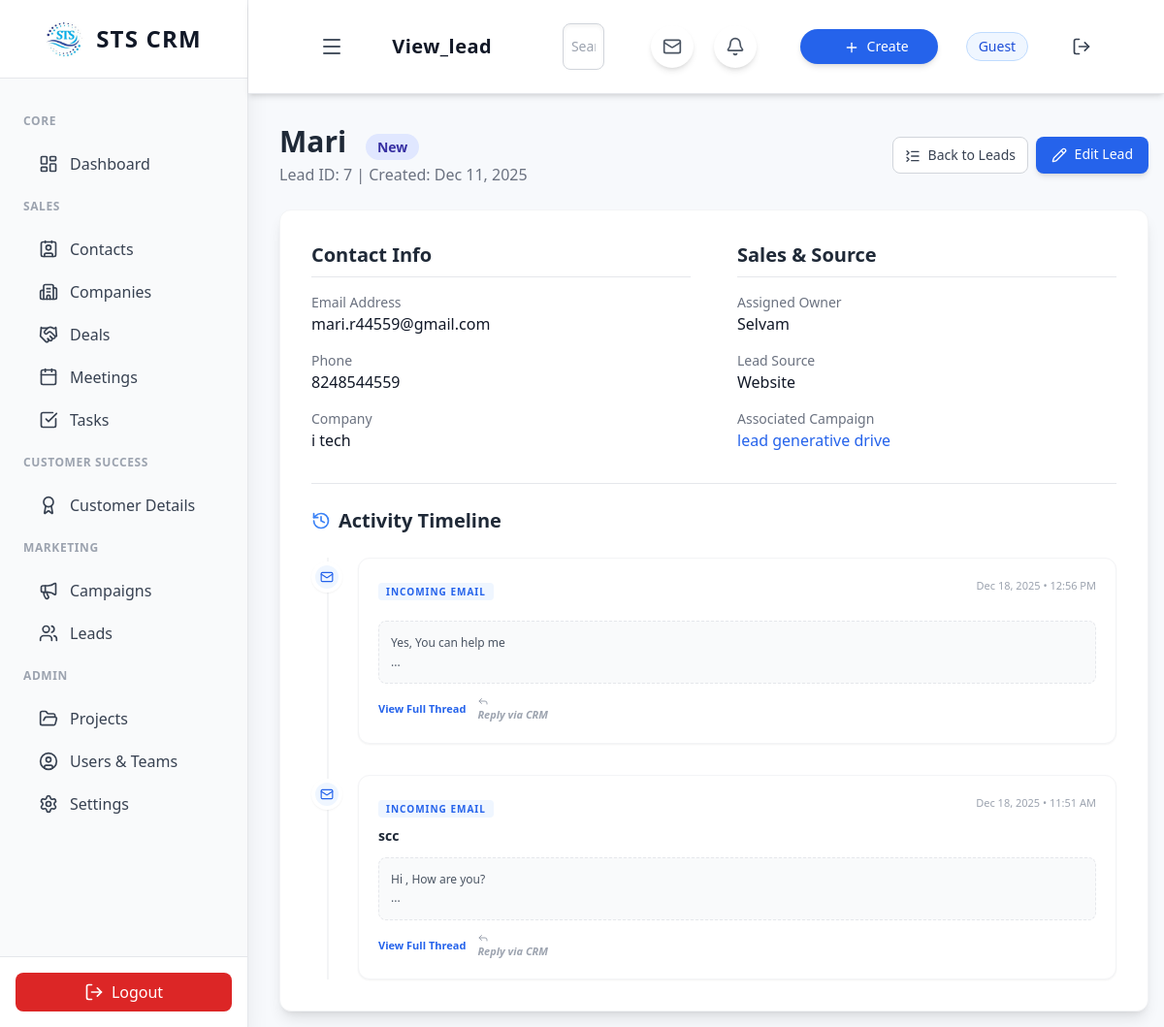
The page /view_lead.php?id=7 on the database its author committed.
### tables this page shows
CREATE TABLE `leads` (
  `id` int(11) UNSIGNED NOT NULL,
  `name` varchar(255) NOT NULL,
  `company` varchar(255) DEFAULT NULL,
  `email` varchar(255) NOT NULL,
  `phone` varchar(50) DEFAULT NULL,
  `status` enum('New','Attempted','Contacted','Qualified','Unqualified','Converted') DEFAULT 'New',
  `source` varchar(100) DEFAULT NULL,
  `owner_id` int(11) UNSIGNED DEFAULT NULL,
  `created_at` timestamp NOT NULL DEFAULT current_timestamp(),
  `updated_at` timestamp NOT NULL DEFAULT current_timestamp() ON UPDATE current_timestamp(),
  `campaign_id` int(11) UNSIGNED DEFAULT NULL,
  `reminder_date` date DEFAULT NULL,
  `reminder_done` tinyint(1) NOT NULL DEFAULT 0,
  `remarks` varchar(500) DEFAULT NULL
);

CREATE TABLE `users` (
  `id` int(11) UNSIGNED NOT NULL,
  `name` varchar(255) NOT NULL,
  `email` varchar(255) NOT NULL,
  `password` varchar(255) NOT NULL COMMENT 'Stores the hashed password',
  `role` varchar(50) NOT NULL DEFAULT 'user' COMMENT 'e.g., admin, user, manager',
  `created_at` datetime DEFAULT current_timestamp(),
  `status` varchar(20) NOT NULL DEFAULT 'Active',
  `team` varchar(100) DEFAULT NULL,
  `email_provider` varchar(50) DEFAULT 'None',
  `email_signature` text DEFAULT NULL,
  `monthly_quota` decimal(15,2) DEFAULT 0.00,
  `email_sync` int(255) DEFAULT NULL,
  `email_password` varchar(500) DEFAULT NULL
);

CREATE TABLE `campaigns` (
  `id` int(11) UNSIGNED NOT NULL,
  `name` varchar(255) NOT NULL,
  `goal` text NOT NULL,
  `start_date` date NOT NULL,
  `end_date` date NOT NULL,
  `budget` decimal(10,2) NOT NULL,
  `status` enum('Planned','Running','Completed','Canceled') DEFAULT 'Planned',
  `created_at` timestamp NOT NULL DEFAULT current_timestamp()
);

CREATE TABLE `crm_emails` (
  `id` int(11) NOT NULL,
  `user_id` int(11) NOT NULL,
  `message_id` varchar(255) DEFAULT NULL,
  `sender_email` varchar(255) DEFAULT NULL,
  `subject` varchar(255) DEFAULT NULL,
  `body` text DEFAULT NULL,
  `received_at` datetime DEFAULT NULL,
  `status` varchar(20) DEFAULT 'unread',
  `is_read` tinyint(1) DEFAULT 0
);

### view_lead.php (the view, shortened to what this page needs)
<?php
include 'api/db.php';
$lead_id = isset($_GET['id']) ? (int)$_GET['id'] : 0;
$lead_sql = "
    SELECT
        l.*,
        u.name AS owner_name,
        c.name AS campaign_name
    FROM leads l
    LEFT JOIN users u ON l.owner_id = u.id
    LEFT JOIN campaigns c ON l.campaign_id = c.id
    WHERE l.id = ?
";
$stmt = $conn->prepare($lead_sql);
$stmt->bind_param("i", $lead_id);
$stmt->execute();
$lead_result = $stmt->get_result();
$lead = $lead_result->fetch_assoc();
?>
<?php
$status_class = match ($lead['status']) {
    'New' => 'bg-indigo-100 text-indigo-800',
    'Attempted' => 'bg-yellow-100 text-yellow-800',
    'Contacted' => 'bg-blue-100 text-blue-800',
    'Qualified' => 'bg-green-100 text-green-800',
    default => 'bg-gray-100 text-gray-800',
};
?>
<div class="flex flex-col sm:flex-row justify-between items-start sm:items-center mb-6">
    <div>
        <h1 class="text-3xl font-bold text-gray-800">
            <?= htmlspecialchars($lead['name']) ?>
            <span class="px-3 py-1 text-sm rounded-full font-semibold <?= $status_class ?> ml-3">
                <?= htmlspecialchars($lead['status']) ?>
            </span>
        </h1>
        <p class="text-gray-500 mt-1">Lead ID: <?= $lead['id'] ?> | Created: <?= date('M d, Y', strtotime($lead['created_at'])) ?></p>
    </div>
    <div class="mt-4 sm:mt-0 flex space-x-2">
        <a href="leads.php" class="px-3 py-2 text-sm font-medium rounded-lg border border-gray-300 bg-white text-gray-700 hover:bg-gray-100 transition">
            <i data-lucide="list-collapse" class="w-4 h-4 inline mr-1"></i> Back to Leads
        </a>
        <a href="edit_lead.php?id=<?= $lead_id ?>" class="px-4 py-2 text-sm font-medium rounded-lg
                                             bg-blue-600 hover:bg-blue-800 text-white transition duration-150 shadow-md">
            <i data-lucide="pencil" class="w-4 h-4 inline mr-1"></i> Edit Lead
        </a>
    </div>
</div>
<div class="bg-white rounded-xl shadow-lg border border-gray-100 p-8">
    <div class="grid grid-cols-1 md:grid-cols-2 gap-x-12 gap-y-6">
        <div class="space-y-4">
            <h2 class="text-xl font-semibold text-gray-800 border-b pb-2 mb-4">Contact Info</h2>
            <div>
                <p class="text-sm font-medium text-gray-500">Email Address</p>
                <p class="text-base text-gray-900"><?= htmlspecialchars($lead['email']) ?></p>
            </div>
            <div>
                <p class="text-sm font-medium text-gray-500">Phone</p>
                <p class="text-base text-gray-900"><?= htmlspecialchars($lead['phone'] ?: 'N/A') ?></p>
            </div>
            <div>
                <p class="text-sm font-medium text-gray-500">Company</p>
                <p class="text-base text-gray-900"><?= htmlspecialchars($lead['company'] ?: 'N/A') ?></p>
            </div>
        </div>
        <div class="space-y-4">
            <h2 class="text-xl font-semibold text-gray-800 border-b pb-2 mb-4">Sales & Source</h2>
            <div>
                <p class="text-sm font-medium text-gray-500">Assigned Owner</p>
                <p class="text-base text-gray-900"><?= htmlspecialchars($lead['owner_name'] ?: 'Unassigned') ?></p>
            </div>
            <div>
                <p class="text-sm font-medium text-gray-500">Lead Source</p>
                <p class="text-base text-gray-900"><?= htmlspecialchars($lead['source']) ?></p>
            </div>
            <div>
                <p class="text-sm font-medium text-gray-500">Associated Campaign</p>
                <?php if ($lead['campaign_name']): ?>
                    <a href="analyze_campaign.php?id=<?= $lead['campaign_id'] ?>" class="text-base text-blue-600 hover:text-blue-800 font-medium">
                        <?= htmlspecialchars($lead['campaign_name']) ?>
                    </a>
                <?php else: ?>
                    <p class="text-base text-gray-900">N/A</p>
                <?php endif; ?>
            </div>
        </div>
    </div>
    <div class="mt-8 pt-6 border-t border-gray-200">
    <h2 class="text-xl font-semibold text-gray-800 mb-6 flex items-center">
        <i data-lucide="history" class="w-5 h-5 mr-2 text-blue-500"></i>
        Activity Timeline
    </h2>
    <div class="relative">
        <?php
        include 'api/db.php';
        $lead_email = $lead['email'];
        $email_sql = "SELECT * FROM crm_emails WHERE sender_email = ? ORDER BY received_at DESC";
        $stmt_mail = $conn->prepare($email_sql);
        $stmt_mail->bind_param("s", $lead_email);
        $stmt_mail->execute();
        $emails_res = $stmt_mail->get_result();
        if ($emails_res->num_rows > 0): ?>
            <div class="absolute left-4 top-0 bottom-0 w-0.5 bg-gray-100"></div>
            <div class="space-y-8">
                <?php while ($email = $emails_res->fetch_assoc()): ?>
                    <div class="relative pl-12">
                        <div class="absolute left-0 top-1 w-8 h-8 rounded-full bg-blue-50 border-4 border-white flex items-center justify-center shadow-sm z-10">
                            <i data-lucide="mail" class="w-3.5 h-3.5 text-blue-600"></i>
                        </div>
                        <div class="bg-white border border-gray-100 rounded-xl p-5 shadow-sm hover:shadow-md transition duration-200">
                            <div class="flex justify-between items-start mb-3">
                                <div>
                                    <span class="text-[10px] font-bold text-blue-600 uppercase tracking-widest bg-blue-50 px-2 py-0.5 rounded">Incoming Email</span>
                                    <h4 class="text-sm font-bold text-gray-800 mt-2"><?= htmlspecialchars($email['subject']) ?></h4>
                                </div>
                                <span class="text-[11px] text-gray-400 font-medium">
                                    <?= date('M d, Y • h:i A', strtotime($email['received_at'])) ?>
                                </span>
                            </div>
                            <div class="text-xs text-gray-600 leading-relaxed bg-gray-50 p-3 rounded-lg border border-dashed border-gray-200">
                                <?= nl2br(htmlspecialchars(substr(strip_tags($email['body']), 0, 300))) ?>...
                            </div>
                            <div class="mt-3 flex space-x-3">
                                <button onclick="viewEmailDetails(<?= $email['id'] ?>)" class="text-[11px] font-bold text-blue-600 hover:underline">View Full Thread</button>
                                <button onclick="openEmailModalWithAddress('<?= $lead_email ?>')" class="text-[11px] font-bold text-gray-400 hover:text-gray-600 italic"><i data-lucide="reply" class="w-3 h-3"></i>Reply via CRM</button>
                            </div>
                        </div>
                    </div>
                <?php endwhile; ?>
            </div>
        <?php endif;
        ?>
    </div>
</div>
</div>
<?php
include 'includes/layout.php';
?>

### includes/layout.php (style rules this page uses)
body { background-color: #f7f9fc; }

### rows shown on the page
leads: name "Mari", status "New", id "7", created_at "Dec 11, 2025", email "mari.r44559@gmail.com", phone "8248544559", company "i tech", owner.name "Selvam", source "Website", campaign.name "lead generative drive"
crm_emails: received_at "Dec 18, 2025 • 12:56 PM", body "Yes, You can help me"
crm_emails: subject "scc", received_at "Dec 18, 2025 • 11:51 AM", body "Hi , How are you?"

### other values the page prints
str_replace('.php', '', $current_page) "View_lead"
$_SESSION['user_name'] "Guest"
